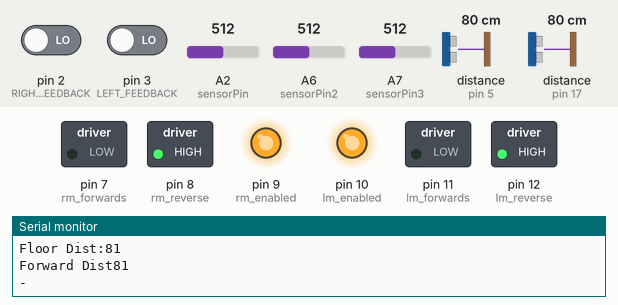
This sketch was run on a simulated Arduino Nano, built with avr-gcc and run on an emulated ATmega328P. Shown: switched loads named in the sketch (green lamp = pin HIGH), output pins drawn as LEDs (lit = HIGH), the last lines printed to the serial monitor. The test bench sets the inputs (shaded band); at power-on: distance to the obstacle (sensors on pin 17, pin 5) 80 cm, pin 2 (RIGHT_FEEDBACK) LOW, pin 3 (LEFT_FEEDBACK) LOW, A2 (sensorPin) = 512, A6 (sensorPin2) = 512, A7 (sensorPin3) = 512. The echo pulse lasts 58.3 µs per cm.

Above: at 4.7 s.
4.8 s: distance to the obstacle (sensor on pin 17) set to 2 cm
At 10.3 s:
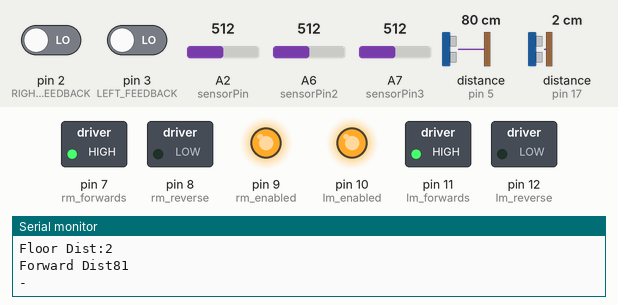
11.0 s: distance to the obstacle (sensor on pin 5) set to 11 cm
12.5 s: distance to the obstacle (sensor on pin 5) set to 8 cm
At 12.9 s:
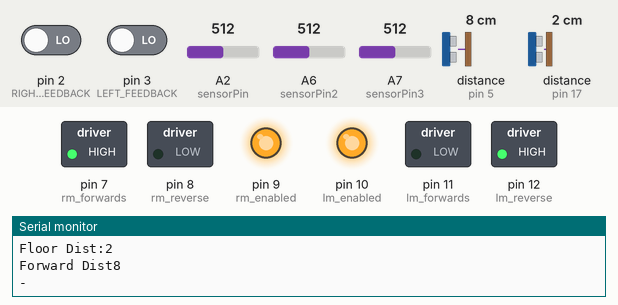
17.0 s: distance to the obstacle (sensor on pin 17) set to 15 cm
20.5 s: distance to the obstacle (sensor on pin 17) set to 19 cm
At 21.9 s:
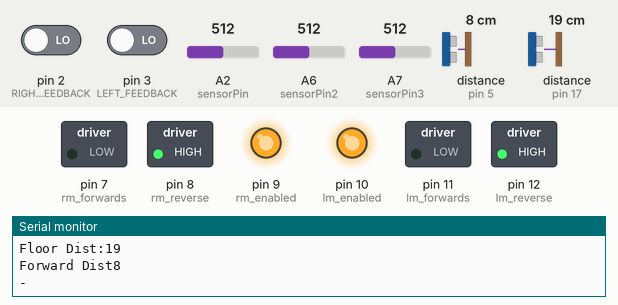
29.0 s: distance to the obstacle (sensor on pin 17) set to 4 cm
At 34.3 s:
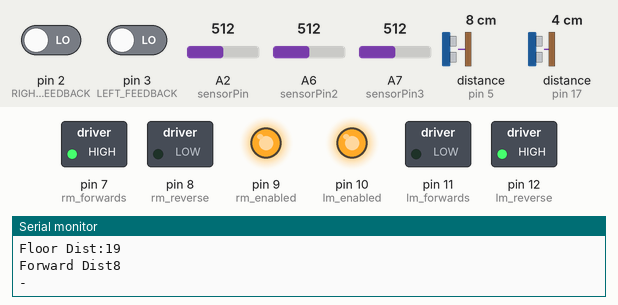
Timing chart, 0 to 35.8 s (numbered marks = the images above; inputs shaded):
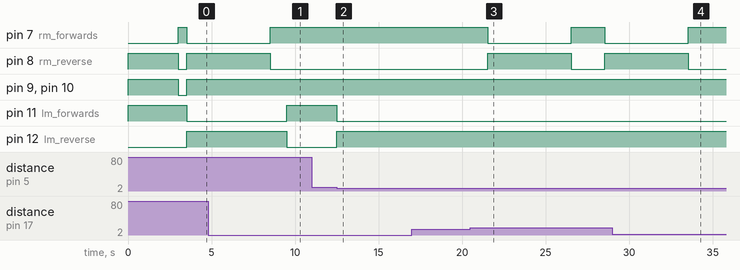

Measured:
- the behaviour switches between 10 and 9 cm on distance to the obstacle (sensor on pin 5) (found by bisection; images 1 and 2)
- the behaviour switches between 16 and 17 cm on distance to the obstacle (sensor on pin 17) (found by bisection; images 2 and 3)
- after the input at 4.8 s, pin 7 (rm_forwards): goes on until 8.5 s, then stays HIGH; pin 8 (rm_reverse): goes on until 8.5 s, then stays LOW
- after the input at 12.5 s, pin 11 (lm_forwards): HIGH → LOW at once; pin 12 (lm_reverse): LOW → HIGH at once
- after the input at 20.5 s, pin 7 (rm_forwards): HIGH → LOW after 1.0 s, → HIGH 5.0 s later, → LOW 2.0 s later; pin 8 (rm_reverse): LOW → HIGH after 1.0 s, → LOW 5.0 s later, → HIGH 2.0 s later
- after the input at 29.0 s, pin 7 (rm_forwards): goes on until 33.5 s, then stays HIGH; pin 8 (rm_reverse): goes on until 33.5 s, then stays LOW

The sketch:

story15.ino
```cpp
#include <NewPing.h>

int rm_enabled = 9;//ENB
int lm_enabled = 10;//ENA
int rm_reverse = 8; //IN3
int lm_forwards = 11;//IN2
int rm_forwards = 7; //IN4
int lm_reverse = 12; //IN1

const int RIGHT_FEEDBACK = 2;
const int LEFT_FEEDBACK = 3;

volatile int leftcounter = 0;
volatile int rightcounter = 0;

int sensorPin = A2;    // select the input pin for the potentiometer
int sensorPin2 = A6;
int sensorPin3 = A7;
int sensorValueR = 0;
int sensorValueM = 0;
int sensorValueL = 0; // variable to store the value coming from the sensor

int fullRotationTime = 3000;
int brightestTime = 0;
int brightestLight = 1000;

int floor_dist = 0;
int forward_dist = 0;

// Downwards Sonar
#define TRIGGER_PIN_DOWN   13  // Arduino pin tied to trigger pin on the ultrasonic sensor.
#define ECHO_PIN_DOWN     17  // Arduino pin tied to echo pin on the ultrasonic sensor.
#define MAX_DISTANCE_DOWN 100 // Maximum distance we want to ping for (in centimeters). Maximum sensor distance is rated at 400-500cm.

// Forwards Sonar
#define TRIGGER_PIN_FORWARD  4  // Arduino pin tied to trigger pin on the ultrasonic sensor.
#define ECHO_PIN_FOWARD     5  // Arduino pin tied to echo pin on the ultrasonic sensor.
#define MAX_DISTANCE_FOWARD 100 // Maximum distance we want to ping for (in centimeters). Maximum sensor distance is rated at 400-500cm.

NewPing sonar_forward(TRIGGER_PIN_FORWARD, ECHO_PIN_FOWARD, MAX_DISTANCE_FOWARD); // NewPing setup of pins and maximum distance.
NewPing sonar_down(TRIGGER_PIN_DOWN, ECHO_PIN_DOWN, MAX_DISTANCE_DOWN); // NewPing setup of pins and maximum distance.

void setup() {
  Serial.begin(115200);

  pinMode(rm_enabled, OUTPUT);
  pinMode(lm_enabled, OUTPUT);

  pinMode(rm_reverse, OUTPUT);
  pinMode(lm_forwards, OUTPUT);

  pinMode(rm_forwards, OUTPUT);
  pinMode(lm_reverse, OUTPUT);

  attachInterrupt(digitalPinToInterrupt(LEFT_FEEDBACK), LeftMotorISR, RISING);
  attachInterrupt(digitalPinToInterrupt(RIGHT_FEEDBACK), RightMotorISR, RISING);

  sonar_down.ping_cm();


  set_speed(255, -255); // Spin

  while(true){
    sensorValueR = analogRead(sensorPin);
    sensorValueM = analogRead(sensorPin2);
    sensorValueL = analogRead(sensorPin3);

    int sensorAverage = ((sensorValueR + sensorValueM + sensorValueL) / 3);

    if (brightestLight > sensorAverage) { // Record brighest time and intcity
      brightestLight = sensorAverage;
      brightestTime = millis();
      // Serial Ouptut
      Serial.print("1: ");
      Serial.println(sensorValueR);
      Serial.print("2: ");
      Serial.println(sensorValueM);
      Serial.print("3: ");
      Serial.println(sensorValueL);
      Serial.print("Brightest: ");
      Serial.println(brightestLight);
      Serial.print("Brightest Time: ");
      Serial.println(brightestTime);
      Serial.println("-");

    }

    if (millis() >= fullRotationTime){ // Once rotation is complete
      // Turn until it is pointing at the brightest soruce
      set_speed(0,0);
      delay(500);
      turn_right(brightestTime);
      // Go towards light source
      set_speed(255,255);
      break;
    }
  }

}

void turn_right(int D) {
  set_speed(255, -255);
  delay(D);
  set_speed(0, 0);
}

void turn_left(int D) {
  set_speed(-255, 255);
  delay(D);
  set_speed(0, 0);
}

void set_speed(int l_speed, int r_speed){
  if(l_speed < 0) {
    analogWrite(lm_enabled, -l_speed);
    digitalWrite(lm_forwards, LOW);
    digitalWrite(lm_reverse, HIGH);
  } else {
    analogWrite(lm_enabled, l_speed);
    digitalWrite(lm_reverse, LOW);
    digitalWrite(lm_forwards, HIGH);
  }

  if(r_speed < 0) {
    analogWrite(rm_enabled, -r_speed);
    digitalWrite(rm_forwards, LOW);
    digitalWrite(rm_reverse, HIGH);
  } else {
    analogWrite(rm_enabled, r_speed);
    digitalWrite(rm_reverse, LOW);
    digitalWrite(rm_forwards, HIGH);
  }
}

int get_dist() {
  return (rightcounter + leftcounter) / 2;
}

void forward(){
  const int turn_offset = 25; // Counters the turn
  const int speed_offset = 15; // Speed change
  if(leftcounter == rightcounter){
      set_speed(255 - speed_offset,210 - turn_offset - speed_offset);
    }
    if(leftcounter > rightcounter){
      set_speed(255 - speed_offset ,255 - turn_offset - speed_offset);
    }
    if(leftcounter < rightcounter){
      set_speed(255 - turn_offset - speed_offset,255  - speed_offset);
    }
}


void loop() {
    sensorValueR = analogRead(sensorPin);
    sensorValueM = analogRead(sensorPin2);
    sensorValueL = analogRead(sensorPin3);

    int lightVarience = 170;

    // Get distance to floor and forward
    floor_dist = sonar_down.ping_cm();
    forward_dist = sonar_forward.ping_cm();

    // Print distances
    Serial.print("Floor Dist:");
    Serial.println(floor_dist);
    Serial.print("Forward Dist");
    Serial.println(forward_dist);
    Serial.println("-");

    if(forward_dist < 10 && forward_dist > 5) { // If the forward distance is less than 20 turn left
      set_speed(0, 0);
      turn_left(1000);
    }

    if (floor_dist < 17){ // If dist to floor is less than 17cm (is close enough to floor), follow light)
      if (sensorValueR > sensorValueL + lightVarience){ // Brighter on left
        set_speed(-255,255); // turn Left
      }
       else if (sensorValueL > sensorValueR + lightVarience){ // Brighter on right
        set_speed(255,-255); // turn right
      } else { // Else fowards
        set_speed(255, 255);
      }

    } else { // when it is about to fall off the cliff
      set_speed(-255, -255); // backward for 5s
      delay(5000);
      turn_left(1000); // turn left
    }

}

void LeftMotorISR() {
  leftcounter++;
}

void RightMotorISR(){
  rightcounter++;
}
```
